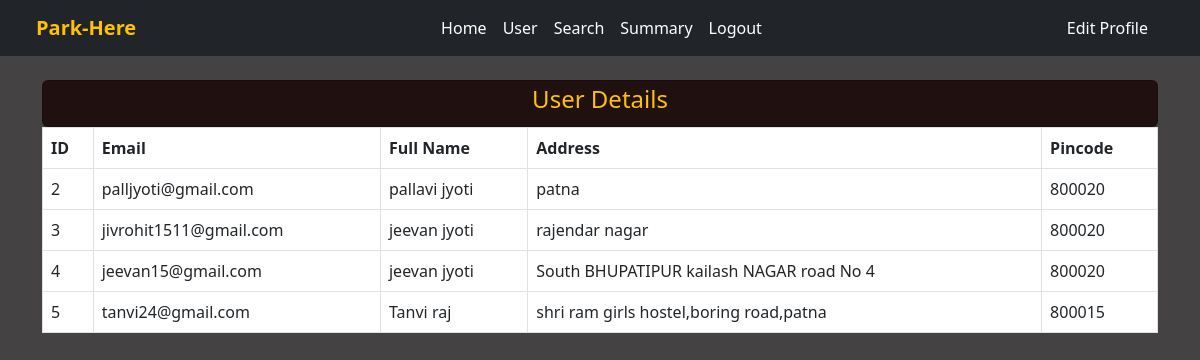
Screenshot of /admin/user (signed in) with the database file from the repository.
### controllers/model.py (models this page shows)
class User(db.Model,UserMixin):
    id=db.Column(db.Integer,primary_key=True,autoincrement=True)
    name=db.Column(db.String(80),nullable=False)
    email=db.Column(db.String(100),nullable=False,unique=True)
    password=db.Column(db.String(50),nullable=False)
    address=db.Column(db.String(120),nullable=False)
    pincode=db.Column(db.Integer,nullable=False)
    is_admin=db.Column(db.Boolean,default=False)

### controllers/admin_route.py (the view)
@app.route("/admin/user")
@login_required
def reg_user():
    users=User.query.all()
    return render_template("reg_user.html",users=users)

### app.py (called while the page is built)
@login_manager.user_loader
def load_user(user_id):
    return User.query.get(user_id)

### templates/reg_user.html (shortened to what this page needs)
<!DOCTYPE html>
<html lang="en">
<head>
  <link href="https://cdn.jsdelivr.net/npm/bootstrap@5.3.0/dist/css/bootstrap.min.css" rel="stylesheet">
</head>
<body>
  <nav class="navbar navbar-expand-lg navbar-dark bg-dark px-4">
    <div class="container-fluid">
      <a class="navbar-brand fw-bold text-warning">Park-Here</a>
      <div class="collapse navbar-collapse justify-content-between" id="mainNavbar">
        <ul class="navbar-nav mx-auto mb-2 mb-lg-0">
          <li class="nav-item"><a class="nav-link" href="/admin">Home</a></li>
          <li class="nav-item"><a class="nav-link" href="/admin/user">User</a></li>
          <li class="nav-item"><a class="nav-link" href="/admin/search">Search</a></li>
          <li class="nav-item"><a class="nav-link" href="/admin/summary">Summary</a></li>
          <li class="nav-item"><a class="nav-link" href="/logout">Logout</a></li>
        </ul>
        <ul class="navbar-nav">
          <li class="nav-item">
            <a class="nav-link btn btn-warning text-dark px-3 py-1" href="/edit_profile">Edit Profile</a>
          </li>
        </ul>
      </div>
    </div>
  </nav>
  <div class="container mt-4">
    <div class="card mx-auto p-1" style="background-color: #201010;">
    <h4 class="text-center mb-6 text-warning">User Details</h4>
     </div>
    <table class="table table-bordered">
      <thead>
        <tr>
          <th>ID</th>
          <th>Email</th>
          <th>Full Name</th>
          <th>Address</th>
          <th>Pincode</th>
        </tr>
      </thead>
      <tbody>
        {% for user in users %}
         {% if not user.is_admin %}
         <tr>
           <td>{{ user.id }}</td>
           <td>{{ user.email }}</td>
           <td>{{ user.name }}</td>
           <td>{{ user.address }}</td>
           <td>{{ user.pincode }}</td>
         </tr>
         {% endif %}
        {% endfor %}
        </tbody>
    </table>
  </div>
</body>
</html>

### templates/reg_user.html (style rules this page uses)
.navbar { background-color: #1f1f1f; }
.nav-link { color: white !important; }
body { background-color: #444242; }

### rows the page displays
User: id "2", email "palljyoti@gmail.com", name "pallavi jyoti", address "patna", pincode "800020"
User: id "3", email "jivrohit1511@gmail.com", name "jeevan jyoti", address "rajendar nagar", pincode "800020"
User: id "4", email "jeevan15@gmail.com", name "jeevan jyoti", address "South BHUPATIPUR kailash NAGAR road No 4", pincode "800020"
User: id "5", email "tanvi24@gmail.com", name "Tanvi raj", address "shri ram girls hostel,boring road,patna", pincode "800015"
